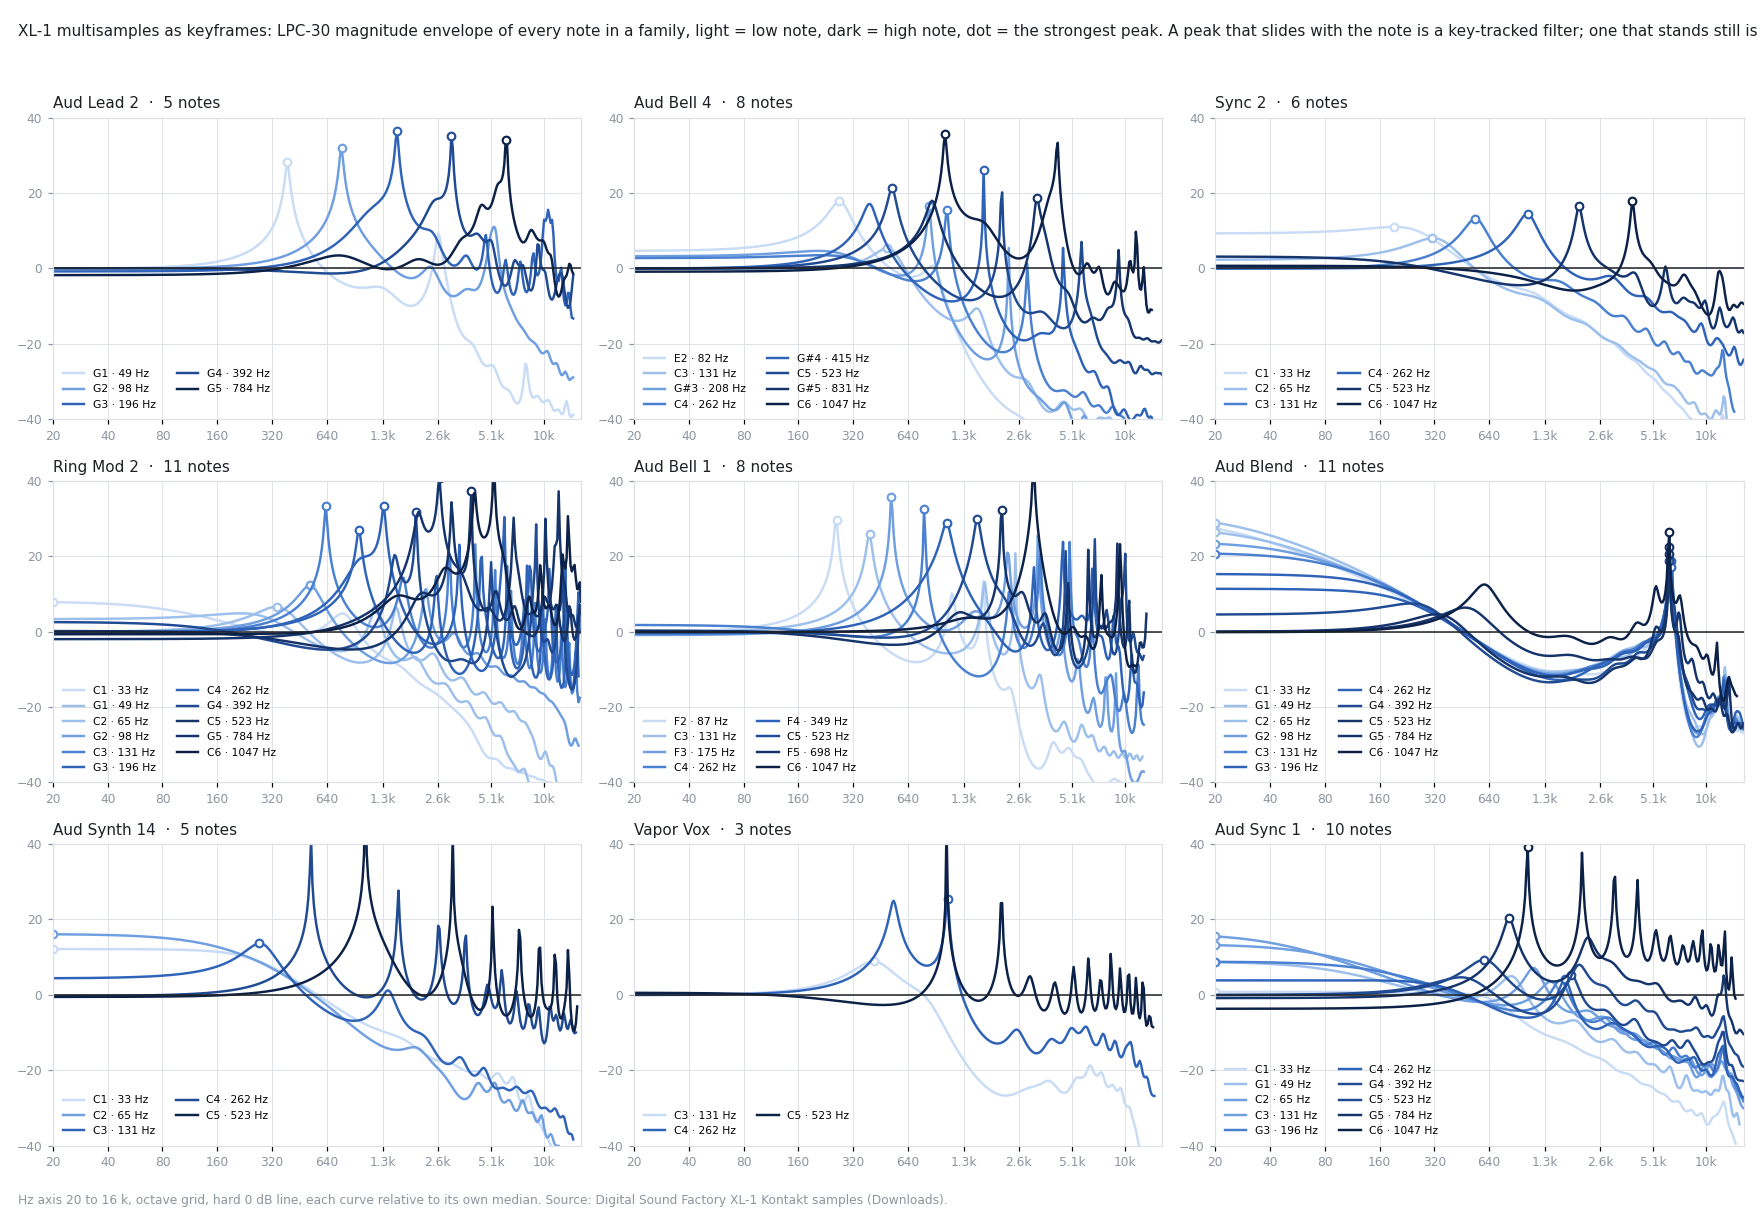

This chart was generated by the following Python code:
import glob, os, re, wave
from collections import defaultdict
import numpy as np
import matplotlib
matplotlib.use("Agg")
import matplotlib.pyplot as plt

K = r"C:\Users\hooki\Downloads\42531\Digital.Sound.Factory.E-MU.Xtreme.Lead-1.KONTAKT-KRock\Digital Sound Factory - E-MU Xtreme Lead-1\Xtreme Lead\Xtreme Lead Samples"
FAMILIES = ["Aud Lead 2", "Aud Bell 4", "Sync 2", "Ring Mod 2", "Aud Bell 1", "Aud Blend", "Aud Synth 14", "Vapor Vox", "Aud Sync 1"]
NOTE = {"C": 0, "C#": 1, "D": 2, "D#": 3, "E": 4, "F": 5, "F#": 6, "G": 7, "G#": 8, "A": 9, "A#": 10, "B": 11}
ORDER = 30
GRID = np.geomspace(20, 16000, 400)
INK = "#1d2126"; MUTE = "#8d959f"; GRIDC = "#dde1e6"
RAMP = ["#c9dcf5", "#9cbfec", "#6f9fe0", "#4a80d0", "#2f63b8", "#204a92", "#15346b", "#0c2148"]


def note_hz(token):
    m = re.fullmatch(r"([A-G]#?)(-?\d)", token)
    if not m:
        return None
    return 440.0 * 2 ** ((12 * (int(m.group(2)) + 1) + NOTE[m.group(1)] - 69) / 12)


def read(path):
    try:
        import soundfile as sf
        x, fs = sf.read(path, always_2d=True)
        return x.mean(axis=1).astype(np.float64), fs
    except ImportError:
        w = wave.open(path, "rb")
        n, ch, sw, fs = w.getnframes(), w.getnchannels(), w.getsampwidth(), w.getframerate()
        raw = w.readframes(n); w.close()
        x = np.frombuffer(raw, dtype="<i2").astype(np.float64) / 32768
        return x.reshape(-1, ch).mean(axis=1), fs


def lpc(x, order, frame=8192):
    x = x - x.mean(); x = x / (np.max(np.abs(x)) + 1e-12)
    frame = min(frame, len(x)); hop = max(1, frame // 2); w = np.hanning(frame)
    r = np.zeros(order + 1); count = 0
    for s in range(0, max(1, len(x) - frame + 1), hop):
        seg = x[s:s + frame] * w
        r += np.fft.irfft(np.abs(np.fft.rfft(seg, 2 * frame)) ** 2)[:order + 1]; count += 1
    r /= max(count, 1); r[0] *= 1 + 1e-6
    a = np.zeros(order + 1); a[0] = 1; e = r[0]
    for i in range(1, order + 1):
        k = -(r[i] + np.dot(a[1:i], r[i - 1:0:-1])) / e
        an = a.copy(); an[1:i] = a[1:i] + k * a[i - 1:0:-1]; an[i] = k; a = an; e *= 1 - k * k
    return a, np.sqrt(max(e, 1e-12))


def env_db(a, g, fs, hz):
    hz = np.asarray(hz, dtype=float)[:, None]
    return 20 * np.log10(g / np.abs(np.sum(a * np.exp(-1j * 2 * np.pi * hz / fs * np.arange(len(a))), axis=1)))


pool = defaultdict(dict)
for path in sorted(glob.glob(os.path.join(K, "**", "*.wav"), recursive=True)):
    name = os.path.splitext(os.path.basename(path))[0]
    parts = name.split(); f0 = note_hz(parts[-1]) if parts else None
    if f0 is None:
        continue
    pool[" ".join(parts[:-1])].setdefault(parts[-1], (f0, path))

fig, axes = plt.subplots(3, 3, figsize=(16, 11), dpi=110)
fig.patch.set_facecolor("white")
for ax, family in zip(axes.flat, FAMILIES):
    notes = sorted(pool[family].items(), key=lambda kv: kv[1][0])
    ramp = [RAMP[int(round(i * (len(RAMP) - 1) / max(1, len(notes) - 1)))] for i in range(len(notes))]
    for (note, (f0, path)), colour in zip(notes, ramp):
        x, fs = read(path)
        if len(x) < 64:
            continue
        y = np.tile(x, max(1, int(np.ceil(1.5 * fs / len(x)))))
        a, g = lpc(y, ORDER)
        grid = GRID[GRID < 0.45 * fs]
        e = env_db(a, g, fs, grid); e = e - np.median(e)
        ax.plot(grid, e, color=colour, lw=1.6, label=f"{note} · {f0:.0f} Hz")
        i = int(np.argmax(e))
        ax.plot(grid[i], e[i], "o", ms=5, mfc="white", mec=colour, mew=1.4)
    ax.set_xscale("log"); ax.set_xlim(20, 16000); ax.set_ylim(-40, 40)
    ax.axhline(0, color=INK, lw=1.0)
    ax.set_xticks([20, 40, 80, 160, 320, 640, 1300, 2600, 5100, 10000])
    ax.set_xticklabels(["20", "40", "80", "160", "320", "640", "1.3k", "2.6k", "5.1k", "10k"], fontsize=8, color=MUTE)
    ax.set_yticks([-40, -20, 0, 20, 40]); ax.tick_params(axis="y", labelsize=8, colors=MUTE)
    ax.grid(True, which="major", color=GRIDC, lw=0.6); ax.minorticks_off()
    for s in ax.spines.values():
        s.set_color(GRIDC)
    ax.set_title(f"{family}  ·  {len(notes)} notes", fontsize=10, color=INK, loc="left")
    ax.legend(fontsize=7, frameon=False, loc="lower left", ncol=2)
fig.suptitle("XL-1 multisamples as keyframes: LPC-30 magnitude envelope of every note in a family, light = low note, dark = high note, "
             "dot = the strongest peak. A peak that slides with the note is a key-tracked filter; one that stands still is a fixed formant.",
             fontsize=10, color=INK, x=0.01, ha="left")
fig.text(0.01, 0.005, "Hz axis 20 to 16 k, octave grid, hard 0 dB line, each curve relative to its own median. Source: Digital Sound Factory XL-1 Kontakt samples (Downloads).",
         fontsize=8, color=MUTE)
fig.tight_layout(rect=(0, 0.02, 1, 0.96))
out = os.path.join(os.path.dirname(os.path.abspath(__file__)), "xl1_keyframes_magnitude.png")
fig.savefig(out, facecolor="white"); print(out)
